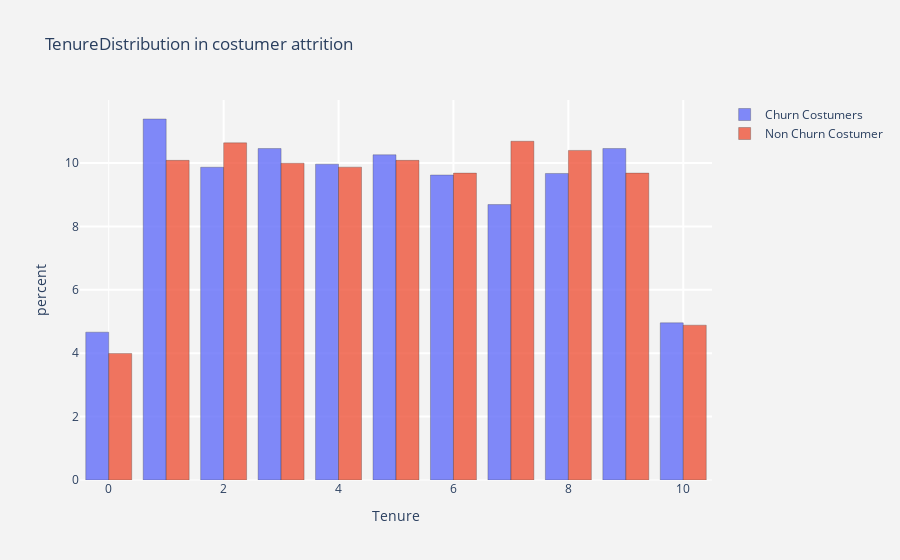
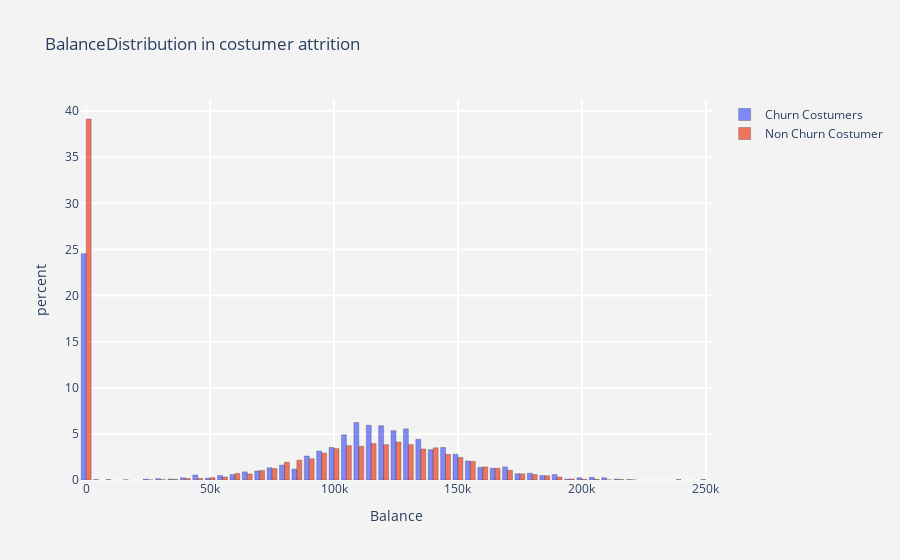
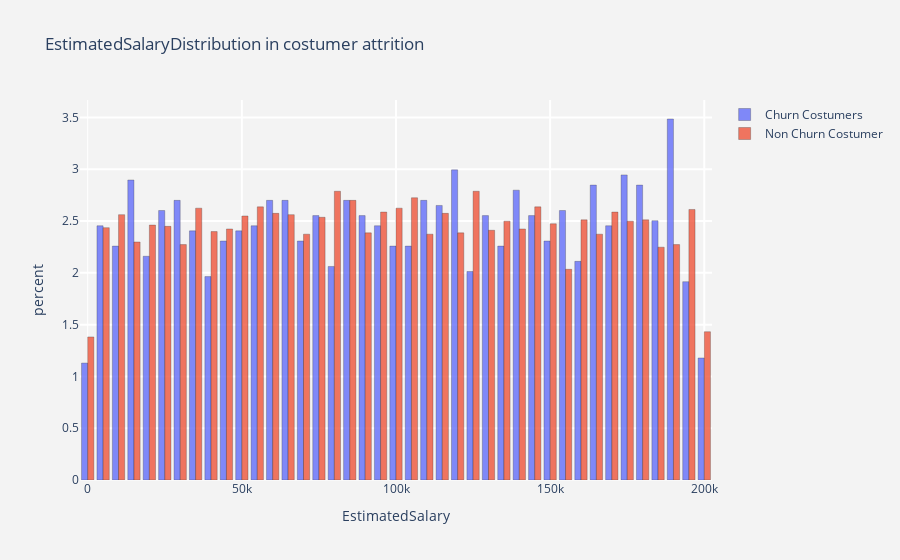

These figures' notebook cell, in order:
### Code cell
def histogram(column):
    df1=go.Histogram(x=churn[column],
                     name='Churn Costumers',
                     histnorm="percent",
                     marker=dict(line=dict(width=.3,
                                           color='black'
                                          
                                          )
                                ),
                     
                    opacity=.8
                    )
    
    df2=go.Histogram(x=not_churn[column],
                     name="Non Churn Costumer",
                     histnorm="percent",
                     marker=dict(line=dict(width=.3,
                                           color='black'
                                          
                                          )
                                ),
                     opacity=.8
                    )
    data=[df1,df2]
    layout=go.Layout(dict(title=column+"Distribution in costumer attrition",
                          plot_bgcolor="rgb(243,243,243)",
                          paper_bgcolor="rgb(243,243,243)",
                          xaxis=dict(gridcolor="rgb(255,255,255)",
                                     title=column,
                                     zerolinewidth=1,
                                     ticklen=5,
                                     gridwidth=2
                                    ),
                          yaxis=dict(gridcolor="rgb(255,255,255)",
                                     title="percent",
                                     zerolinewidth=1,
                                     ticklen=5,
                                     gridwidth=2
                                    
                                    ),
                         )
                    )
    fig=go.Figure(data=data,layout=layout)
    py.iplot(fig)

    
histogram(num_cols[2])
histogram(num_cols[3])
histogram(num_cols[4])

### Figure 1 — Plotly figure (JSON) as saved in the notebook; plotly's stock layout.template omitted (floating-point values rounded to 4 significant figures; data arrays with more than 128 entries replaced by an {"elided": "..."} marker saying what was removed)
{"data": [{"histnorm": "percent", "marker": {"line": {"color": "black", "width": 0.3}}, "name": "Churn Costumers", "opacity": 0.8, "x": {"elided": "2037 int values"}, "type": "histogram"}, {"histnorm": "percent", "marker": {"line": {"color": "black", "width": 0.3}}, "name": "Non Churn Costumer", "opacity": 0.8, "x": {"elided": "7963 int values"}, "type": "histogram"}], "layout": {"paper_bgcolor": "rgb(243,243,243)", "plot_bgcolor": "rgb(243,243,243)", "title": {"text": "TenureDistribution in costumer attrition"}, "xaxis": {"gridcolor": "rgb(255,255,255)", "gridwidth": 2, "ticklen": 5, "title": {"text": "Tenure"}, "zerolinewidth": 1, "type": "linear", "range": [-0.5, 10.5], "autorange": true}, "yaxis": {"gridcolor": "rgb(255,255,255)", "gridwidth": 2, "ticklen": 5, "title": {"text": "percent"}, "zerolinewidth": 1, "range": [0, 11.99], "autorange": true}, "autosize": true}}

### Figure 2 — Plotly figure (JSON) as saved in the notebook; plotly's stock layout.template omitted (floating-point values rounded to 4 significant figures; data arrays with more than 128 entries replaced by an {"elided": "..."} marker saying what was removed)
{"data": [{"histnorm": "percent", "marker": {"line": {"color": "black", "width": 0.3}}, "name": "Churn Costumers", "opacity": 0.8, "x": {"elided": "2037 float values"}, "type": "histogram"}, {"histnorm": "percent", "marker": {"line": {"color": "black", "width": 0.3}}, "name": "Non Churn Costumer", "opacity": 0.8, "x": {"elided": "7963 float values"}, "type": "histogram"}], "layout": {"paper_bgcolor": "rgb(243,243,243)", "plot_bgcolor": "rgb(243,243,243)", "title": {"text": "BalanceDistribution in costumer attrition"}, "xaxis": {"gridcolor": "rgb(255,255,255)", "gridwidth": 2, "ticklen": 5, "title": {"text": "Balance"}, "zerolinewidth": 1, "type": "linear", "range": [-2500, 252500], "autorange": true}, "yaxis": {"gridcolor": "rgb(255,255,255)", "gridwidth": 2, "ticklen": 5, "title": {"text": "percent"}, "zerolinewidth": 1, "range": [0, 41.2], "autorange": true}, "autosize": true}}

### Figure 3 — Plotly figure (JSON) as saved in the notebook; plotly's stock layout.template omitted (floating-point values rounded to 4 significant figures; data arrays with more than 128 entries replaced by an {"elided": "..."} marker saying what was removed)
{"data": [{"histnorm": "percent", "marker": {"line": {"color": "black", "width": 0.3}}, "name": "Churn Costumers", "opacity": 0.8, "x": {"elided": "2037 float values"}, "type": "histogram"}, {"histnorm": "percent", "marker": {"line": {"color": "black", "width": 0.3}}, "name": "Non Churn Costumer", "opacity": 0.8, "x": {"elided": "7963 float values"}, "type": "histogram"}], "layout": {"paper_bgcolor": "rgb(243,243,243)", "plot_bgcolor": "rgb(243,243,243)", "title": {"text": "EstimatedSalaryDistribution in costumer attrition"}, "xaxis": {"gridcolor": "rgb(255,255,255)", "gridwidth": 2, "ticklen": 5, "title": {"text": "EstimatedSalary"}, "zerolinewidth": 1, "type": "linear", "range": [-2500, 202500], "autorange": true}, "yaxis": {"gridcolor": "rgb(255,255,255)", "gridwidth": 2, "ticklen": 5, "title": {"text": "percent"}, "zerolinewidth": 1, "range": [0, 3.669], "autorange": true}, "autosize": true}}
